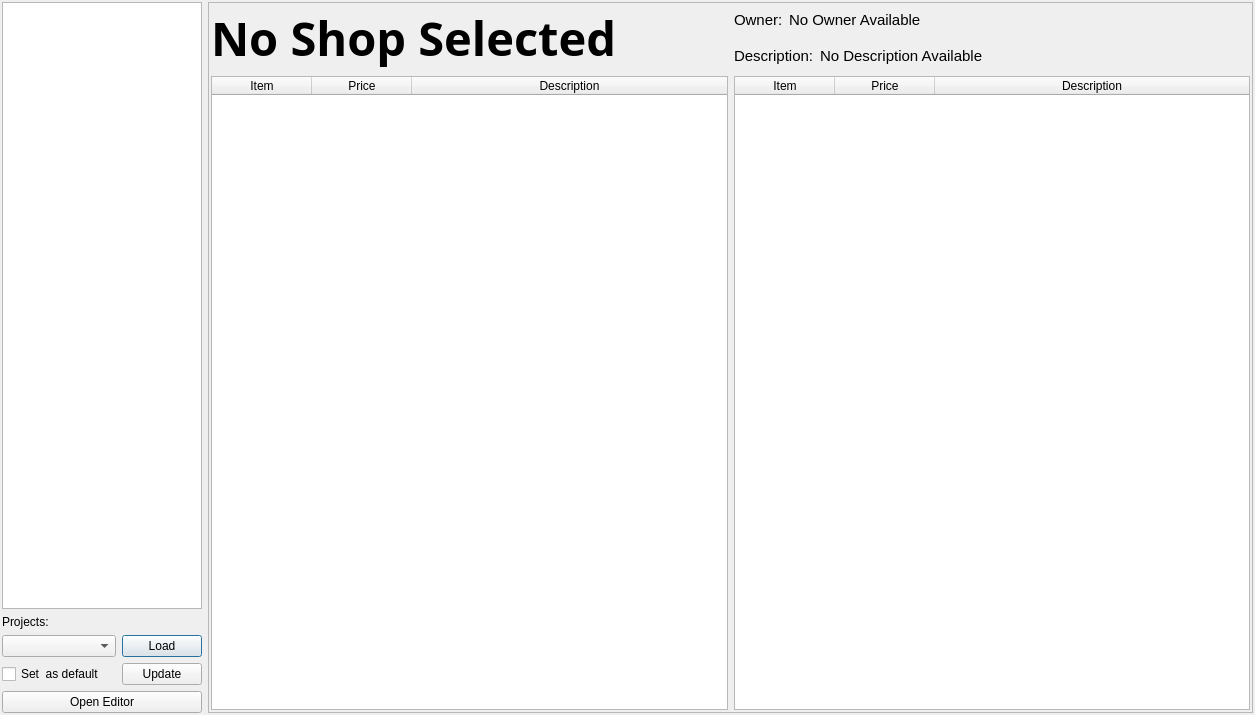
<?xml version="1.0" encoding="UTF-8"?>
<ui version="4.0">
 <class>ShopTool</class>
 <widget class="QDialog" name="ShopTool">
  <property name="geometry">
   <rect>
    <x>0</x>
    <y>0</y>
    <width>1255</width>
    <height>715</height>
   </rect>
  </property>
  <property name="windowTitle">
   <string>Shop Tool</string>
  </property>
  <property name="windowIcon">
   <iconset resource="../../resources/resources.qrc">
    <normaloff>:/icons/menu/item-shop.png</normaloff>:/icons/menu/item-shop.png</iconset>
  </property>
  <layout class="QHBoxLayout" name="horizontalLayout">
   <property name="leftMargin">
    <number>2</number>
   </property>
   <property name="topMargin">
    <number>2</number>
   </property>
   <property name="rightMargin">
    <number>2</number>
   </property>
   <property name="bottomMargin">
    <number>2</number>
   </property>
   <item>
    <layout class="QVBoxLayout" name="sideBarLayout">
     <item>
      <widget class="QTreeWidget" name="treeWidget_shopList">
       <property name="sizePolicy">
        <sizepolicy hsizetype="Minimum" vsizetype="Expanding">
         <horstretch>0</horstretch>
         <verstretch>0</verstretch>
        </sizepolicy>
       </property>
       <property name="maximumSize">
        <size>
         <width>200</width>
         <height>16777215</height>
        </size>
       </property>
       <property name="font">
        <font>
         <pointsize>15</pointsize>
        </font>
       </property>
       <property name="editTriggers">
        <set>QAbstractItemView::NoEditTriggers</set>
       </property>
       <property name="uniformRowHeights">
        <bool>true</bool>
       </property>
       <property name="wordWrap">
        <bool>true</bool>
       </property>
       <attribute name="headerVisible">
        <bool>false</bool>
       </attribute>
       <column>
        <property name="text">
         <string notr="true">1</string>
        </property>
       </column>
      </widget>
     </item>
     <item>
      <widget class="QLabel" name="label">
       <property name="text">
        <string>Projects:</string>
       </property>
      </widget>
     </item>
     <item>
      <layout class="QHBoxLayout" name="horizontalLayout_2">
       <item>
        <widget class="QComboBox" name="comboBox_loadProject"/>
       </item>
       <item>
        <widget class="QPushButton" name="pushButton_loadProject">
         <property name="sizePolicy">
          <sizepolicy hsizetype="Maximum" vsizetype="Fixed">
           <horstretch>0</horstretch>
           <verstretch>0</verstretch>
          </sizepolicy>
         </property>
         <property name="text">
          <string>Load</string>
         </property>
        </widget>
       </item>
      </layout>
     </item>
     <item>
      <layout class="QHBoxLayout" name="horizontalLayout_3">
       <item>
        <widget class="QCheckBox" name="checkBox_setDefault">
         <property name="text">
          <string>Set  as default</string>
         </property>
        </widget>
       </item>
       <item>
        <widget class="QPushButton" name="pushButton_updateProjects">
         <property name="sizePolicy">
          <sizepolicy hsizetype="Maximum" vsizetype="Fixed">
           <horstretch>0</horstretch>
           <verstretch>0</verstretch>
          </sizepolicy>
         </property>
         <property name="text">
          <string>Update</string>
         </property>
        </widget>
       </item>
      </layout>
     </item>
     <item>
      <widget class="QPushButton" name="pushButton_openEditor">
       <property name="text">
        <string>Open Editor</string>
       </property>
      </widget>
     </item>
    </layout>
   </item>
   <item>
    <widget class="QFrame" name="shopWindow">
     <property name="sizePolicy">
      <sizepolicy hsizetype="Expanding" vsizetype="Preferred">
       <horstretch>0</horstretch>
       <verstretch>0</verstretch>
      </sizepolicy>
     </property>
     <property name="frameShape">
      <enum>QFrame::StyledPanel</enum>
     </property>
     <property name="frameShadow">
      <enum>QFrame::Raised</enum>
     </property>
     <layout class="QVBoxLayout" name="verticalLayout_2">
      <property name="leftMargin">
       <number>2</number>
      </property>
      <property name="topMargin">
       <number>2</number>
      </property>
      <property name="rightMargin">
       <number>2</number>
      </property>
      <property name="bottomMargin">
       <number>2</number>
      </property>
      <item>
       <layout class="QHBoxLayout" name="headerLayout">
        <item>
         <widget class="QLabel" name="label_shopTitle">
          <property name="sizePolicy">
           <sizepolicy hsizetype="Preferred" vsizetype="Preferred">
            <horstretch>0</horstretch>
            <verstretch>0</verstretch>
           </sizepolicy>
          </property>
          <property name="font">
           <font>
            <family>Yu Gothic UI Semibold</family>
            <pointsize>35</pointsize>
            <weight>75</weight>
            <italic>false</italic>
            <bold>true</bold>
            <underline>false</underline>
            <strikeout>false</strikeout>
            <kerning>true</kerning>
           </font>
          </property>
          <property name="text">
           <string>No Shop Selected</string>
          </property>
          <property name="wordWrap">
           <bool>true</bool>
          </property>
         </widget>
        </item>
        <item>
         <layout class="QVBoxLayout" name="verticalLayout">
          <item>
           <layout class="QHBoxLayout" name="horizontalLayout_4">
            <item>
             <widget class="QLabel" name="label_2">
              <property name="sizePolicy">
               <sizepolicy hsizetype="Maximum" vsizetype="Preferred">
                <horstretch>0</horstretch>
                <verstretch>0</verstretch>
               </sizepolicy>
              </property>
              <property name="font">
               <font>
                <pointsize>11</pointsize>
               </font>
              </property>
              <property name="text">
               <string>Owner:</string>
              </property>
             </widget>
            </item>
            <item>
             <widget class="QLabel" name="label_shopOwner">
              <property name="font">
               <font>
                <pointsize>11</pointsize>
               </font>
              </property>
              <property name="layoutDirection">
               <enum>Qt::RightToLeft</enum>
              </property>
              <property name="text">
               <string>No Owner Available</string>
              </property>
              <property name="alignment">
               <set>Qt::AlignLeading|Qt::AlignLeft|Qt::AlignVCenter</set>
              </property>
              <property name="wordWrap">
               <bool>true</bool>
              </property>
             </widget>
            </item>
           </layout>
          </item>
          <item>
           <layout class="QHBoxLayout" name="horizontalLayout_5">
            <item>
             <widget class="QLabel" name="label_3">
              <property name="sizePolicy">
               <sizepolicy hsizetype="Maximum" vsizetype="Preferred">
                <horstretch>0</horstretch>
                <verstretch>0</verstretch>
               </sizepolicy>
              </property>
              <property name="font">
               <font>
                <pointsize>11</pointsize>
               </font>
              </property>
              <property name="text">
               <string>Description:</string>
              </property>
             </widget>
            </item>
            <item>
             <widget class="QLabel" name="label_shopDescription">
              <property name="font">
               <font>
                <pointsize>11</pointsize>
               </font>
              </property>
              <property name="layoutDirection">
               <enum>Qt::RightToLeft</enum>
              </property>
              <property name="text">
               <string>No Description Available</string>
              </property>
              <property name="alignment">
               <set>Qt::AlignLeading|Qt::AlignLeft|Qt::AlignVCenter</set>
              </property>
              <property name="wordWrap">
               <bool>true</bool>
              </property>
             </widget>
            </item>
           </layout>
          </item>
         </layout>
        </item>
       </layout>
      </item>
      <item>
       <layout class="QHBoxLayout" name="tableLayout">
        <item>
         <widget class="QTableWidget" name="tableWidget_left">
          <property name="editTriggers">
           <set>QAbstractItemView::NoEditTriggers</set>
          </property>
          <property name="sortingEnabled">
           <bool>true</bool>
          </property>
          <attribute name="horizontalHeaderShowSortIndicator" stdset="0">
           <bool>true</bool>
          </attribute>
          <attribute name="horizontalHeaderStretchLastSection">
           <bool>true</bool>
          </attribute>
          <attribute name="verticalHeaderVisible">
           <bool>false</bool>
          </attribute>
          <column>
           <property name="text">
            <string>Item</string>
           </property>
          </column>
          <column>
           <property name="text">
            <string>Price</string>
           </property>
          </column>
          <column>
           <property name="text">
            <string>Description</string>
           </property>
          </column>
         </widget>
        </item>
        <item>
         <widget class="QTableWidget" name="tableWidget_right">
          <property name="editTriggers">
           <set>QAbstractItemView::NoEditTriggers</set>
          </property>
          <property name="sortingEnabled">
           <bool>true</bool>
          </property>
          <attribute name="horizontalHeaderShowSortIndicator" stdset="0">
           <bool>true</bool>
          </attribute>
          <attribute name="horizontalHeaderStretchLastSection">
           <bool>true</bool>
          </attribute>
          <attribute name="verticalHeaderVisible">
           <bool>false</bool>
          </attribute>
          <column>
           <property name="text">
            <string>Item</string>
           </property>
          </column>
          <column>
           <property name="text">
            <string>Price</string>
           </property>
          </column>
          <column>
           <property name="text">
            <string>Description</string>
           </property>
          </column>
         </widget>
        </item>
       </layout>
      </item>
     </layout>
    </widget>
   </item>
  </layout>
 </widget>
 <resources>
  <include location="../../resources/resources.qrc"/>
 </resources>
 <connections/>
</ui>
